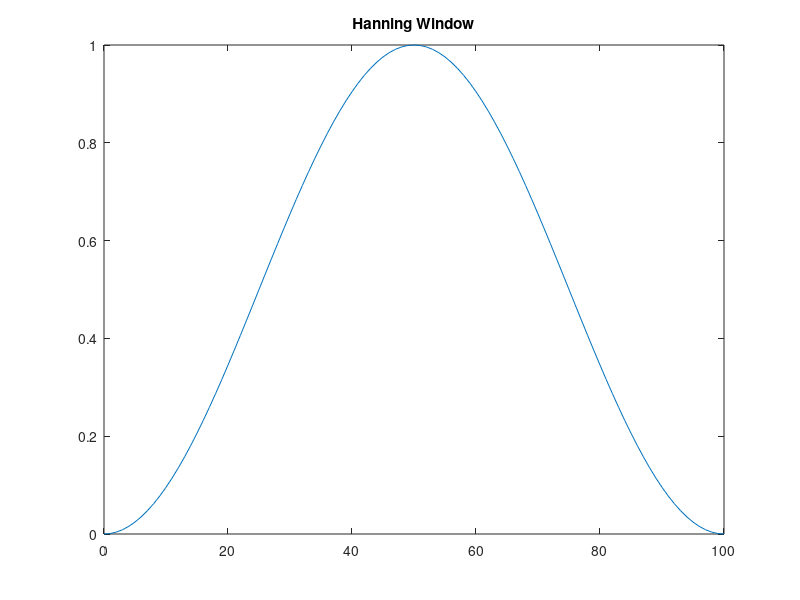

This figure's MATLAB source:
clc;
clear;
close all;

Length = 0:1:1000;
N = 100;
i = 0;

for n = 0:1:1000
  i = i+1;
  if n >= 0 && n <= N
      w(i) = 0.5 - 0.5*cos(2*pi*n/N);
  endif
endfor

disp(w);
index = 0:1:N;
plot(index, w);
title('Hanning Window');